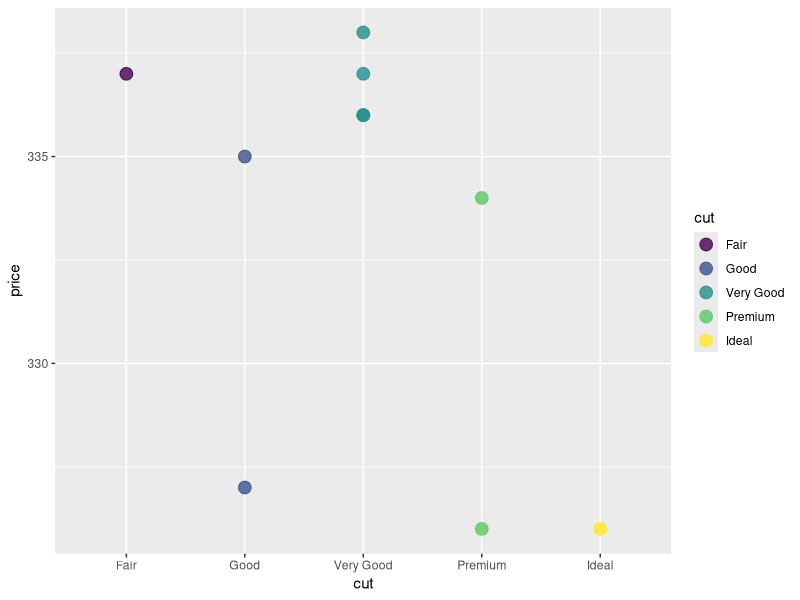
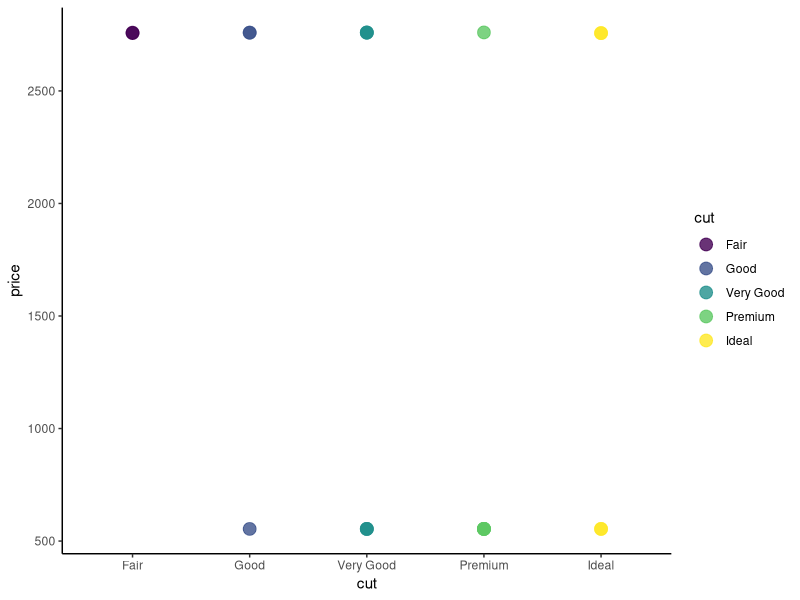
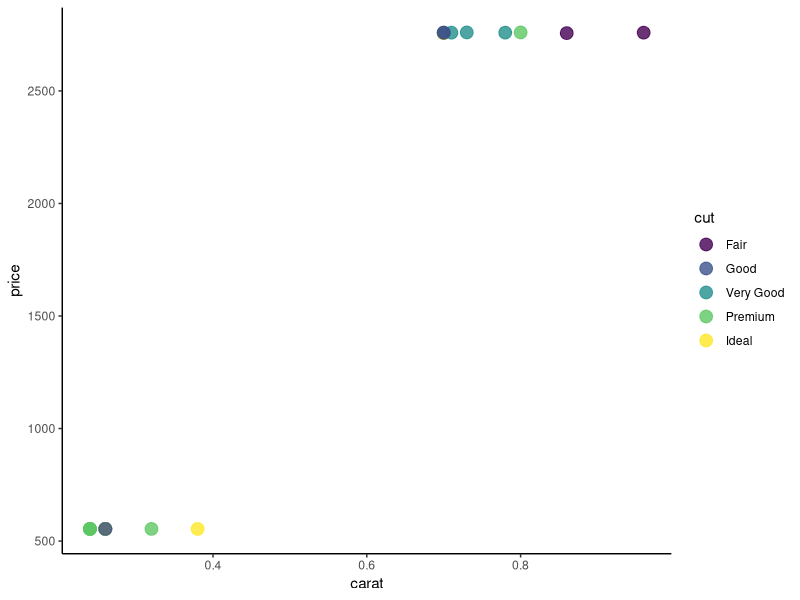
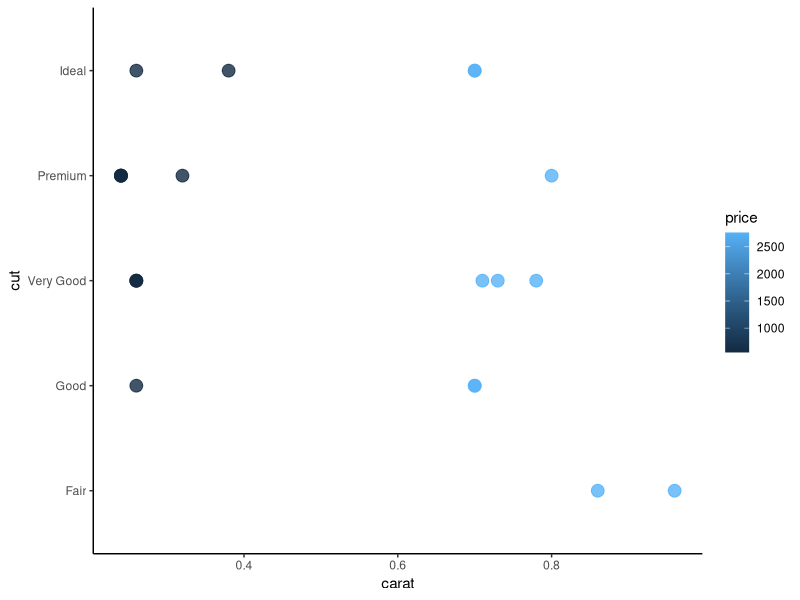

Recreate these plots in R, in order.
## ---- chunk 1

#To read some pieces of code that other people have already written, we can borrow those codebooks from the R library. 

#Here, we borrow some instructions for making plots, which also includes the sample dataset called 'diamonds', by calling up the code using the 'library' function:  
install.packages("ggplot2")
# I had to install everytime i opened the codespace otherwise it couldn't find any of the functions?
library(ggplot2)

#This is like checking out a codebook from the library - you get to keep it at hand as long as you're working in this space.

#The 'head' command in bash has the same name in R, but it is a function too: 
head(diamonds)

#To change the number of rows displayed, it looks like this: 
head(diamonds, n=10)

#We also talked about how the function nrow() works just like the bash command (word count) that tells us how many lines are in a file: wc -l
nrow(diamonds)
## ---- chunk 2

#This is an example of some student code where they were looking for all the "Good" diamonds: pretty close! 
diamonds[grep("Good",diamonds)]

#Putting results in a variable is good practice if we want to us them later. 

# Use the '<-' combined symbol to "stuff" your code result from the right side into the variable on the left side. You can name the variable whatever you want! We named it 'stud' here: 
stud <- diamonds[grep("Good",diamonds)]

#Let us make a few modifications. 
#First, let's specify that we are looking in rows with a comma after the grep command
#Then let's grep for the pattern in the "cut" column only. 

#To use column information inside the function, we can use SYNTAX like this:
#diamonds$cut. That calls the column "by its name". 

stud2 <- diamonds[grep("Good",diamonds$cut),]
stud2

#Here is a student example of "subsetting" a dataset. 
#This can be a good idea to figure out how the commands work by using smaller datasets.
diamonds[1:10, c("cut","price")] -> dia
dia

#The student code works, but the more typical way to write this is in R is to put the variable name first and the instructions second: 

dia2 <- diamonds[1:10, c("cut", "price")]
dia2


#Much like the 'MATCH' function in excel, the grep function in R returns the index of the matches. 
#Consider this grep function, which searches for the word 'Premium' in the dataframe 'dia2'. Where does it say the matches are? 
matches <- grep("Premium", dia2$cut)
# grep("Premium",dia2$cut) prints:
# [1] 2 4 because "Premium" is found in the second and fourth rows of dia2$cut
matches
# stores the above. matches prints [1] 2 4

#You should see all of the row numbers returned. So how do we get the information in the rows returned, instead of just which rows have a match? 

#We might try to just use the returned indexes to grab rows: 
dia2[matches,]
# prints a tibble of rows 2 and 4 from dia2
# A tibble: 2 × 2
#  cut     price
#  <ord>   <int>
# 1 Premium   326
# 2 Premium   334

#That works! 

#You could also try using the combine function we saw earlier, because we got more than one row number back: 
dia2[c(matches),]
# prints the same tibble as above

#That works too!

#Finally, let's see if we can stuff the function inside the dataframe to select the right rows, alll in one line of code: 
dia2[grep("Premium", dia2$cut), ]
# prints the same tibble Again

#I hope you can see that there are LOTS of ways to do things 'right', not just LOTS of ways to get it a little wrong. 

#Another version of grep that students have tried is 'grepl', which returns something called a boolean. 

#Booleans are either 'TRUE' or 'FALSE' for each of the data items surveyed. 

#This could be useful, let's save that list of values in a variable and try some of the same steps as above. 

stud3 <- grepl("Premium", dia2$cut)
stud3
# prints 
# [1] FALSE  TRUE FALSE  TRUE FALSE FALSE FALSE FALSE FALSE FALSE
dia2[stud3,]
# prints the 2x2 tibble, ie rows of dia2 that are true according to the index created by grepl


#Ah! Both booleans from grepl and indexes from grep work!

#Now, I told you the fun part was plotting. How do we? Try this code: 

ggplot(data = dia, aes(x = cut, y = price, color = cut)) +
  geom_point(alpha = 0.8, size =4)

#You'll notice we need to call out plotting function ggplot(). 

#The function needs a dataset (dia), and the variables to use get packaged into the 'aes()' function (aes = aesthetics; how modern!).

#The handy part of ggplot is that we can add-on instructions with extra functions using the '+' sign - kinda like buying upgrades, but free! 

#Here, we add-on upgrades to our datapoints using the function 'geom_point()' and give it a new color opacity using 'alpha' and a new point size using 'size'. Try to change some values and see what happens!  

#For the TASKS, I've created a subset of diamonds called diatask with this command: 

diatask <- diamonds[80:100, c(2,7)]
# creates a df by pulling rows 80:100 and colums 2 (cut) and 7 (price)
#print(diatask, n = 20) 

## ---- chunk 3
head(diatask)

# cut (variable 2) aka diatask$cut
# price (variable 7) aka diatask$price
## ---- chunk 4
nrow(diatask)
# [1] 21
head(diatask)
head(diatask,n=nrow(diatask))
# ?? why do you want me to use head? head seems to max out at 10 rows?
print(diatask,n=21)
?head
## ---- chunk 5
diatask[diatask$price<=750,]
# prints an 11x2 tibble. all prices == 554
## ---- chunk 6
?rbind
sparkles <- diamonds[grep(c("Premium","Ideal"),diamonds$cut),]
head(sparkles)
nrow(sparkles)
# nrow = 13791
## ---- chunk 7
diatask

ggplot(diatask, aes(x=cut, y=price, color=cut)) +
geom_point(alpha=0.8,size=4) +
theme_classic()
## ---- chunk 8
# I default to theme_classic() which removes the background, gridlnes, and gives the x and y axes solid black lines. theme_void() removes the above plus axis lines. theme_minimal() removes the background and axis lines but keeps gridlines
## ---- chunk 9
head(diamonds,n=1)
# carat is col 1

diasize <- diamonds[80:100,c(1,2,7)]
print(diasize,n=nrow(diasize))
## ---- chunk 10
ggplot(diasize,aes(x=carat,y=price,color=cut)) + geom_point(alpha=0.8,size=4) + theme_classic()
## ---- chunk 11
## Write your answer as a comment here

# diatask: cut is ordinal data and is thus not well suited to a scatter plot which is designed to plot num x num

# diasize: there's only two price values, so it lumps them together. I think this one is better than the previous though.
## ---- chunk 12
ggplot(diasize,aes(x=carat,y=cut,color=price)) + geom_point(alpha=0.8,size=4) + theme_classic()

# this more clearly shows higher carat diamonds tend to be more valuable regardless of cut
## ---- chunk 13
q()
